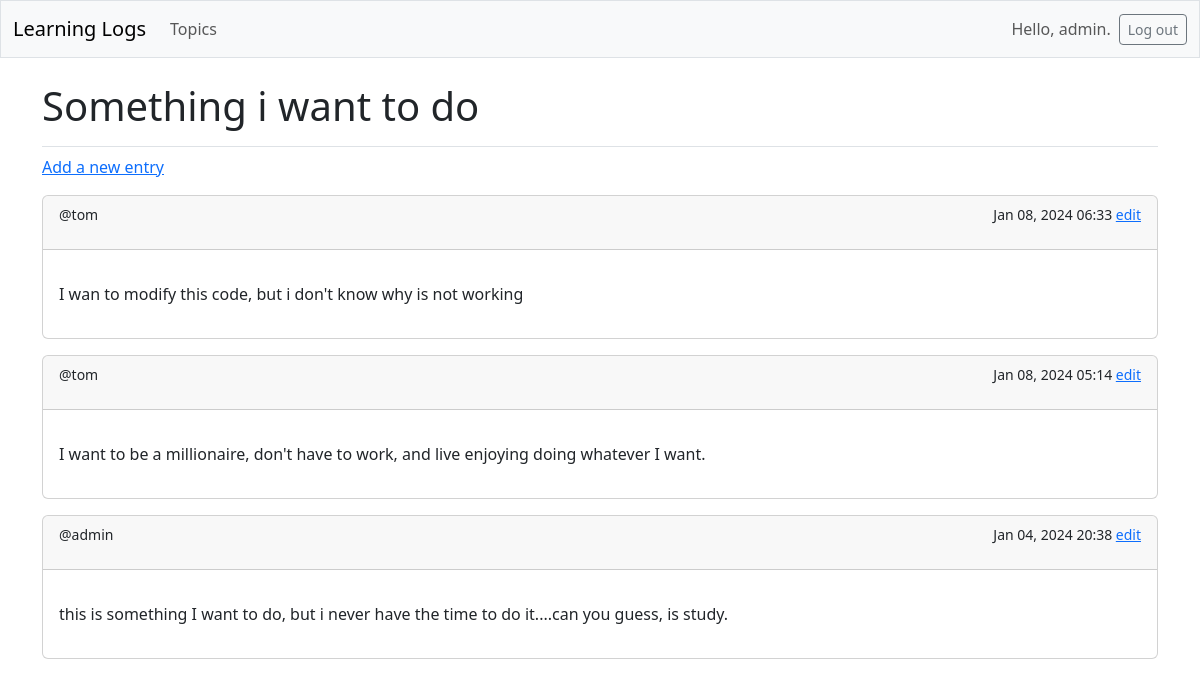
The page /topics/1/ (signed in) on the database its author committed.
### logs/models.py (models this page shows, shortened)
class Topic(models.Model):
    text = models.CharField(max_length=200, unique=True)
    date_added = models.DateTimeField(auto_now_add=True)

class Entry(models.Model):
    topic = models.ForeignKey(Topic, on_delete=models.CASCADE)
    text = models.TextField()
    date_added = models.DateTimeField(auto_now_add=True)
    owner = models.ForeignKey(User, on_delete=models.CASCADE)
    class Meta:
        verbose_name_plural = 'entries'

### logs/views.py (the view)
# urls.py: path('topics/<int:topic_id>/', views.topic, name='topic'),
@login_required
def topic(request, topic_id):
    topic = Topic.objects.get(id=topic_id)
    entries = topic.entry_set.order_by('-date_added')
    context = {'topic':topic, 'entries':entries}
    return render(request, 'logs/topic.html', context)

### logs/templates/logs/topic.html
{% extends 'logs/base.html' %} {% block page_header%}
<h1>{{topic.text}}</h1>
{% endblock page_header %} {% block content%}
<p><a href="{% url 'logs:new_entry' topic.id %}">Add a new entry</a></p>
{% for i in entries %}
<div class="card mb-3">
	<small class="card-header">
		<p style="display: inline">@{{i.owner}}</p>
		<p style="float: right; display: inline">
			{{i.date_added|date:'M d, Y H:i'}}
			<a href="{% url 'logs:edit_entry' i.id %}">edit</a>
		</p>
	</small>
	<div class="card-body">
		<p>{{ i.text|linebreaks}}</p>
	</div>
</div>
{% empty %}
<p>There are no entries for this topic yet</p>
{% endfor %} {% endblock content%}

### logs/templates/logs/base.html (shortened to what this page needs)
<!DOCTYPE html>
<html lang="en">
  <head>
    {% load django_bootstrap5 %} {% bootstrap_css %} {% bootstrap_javascript %}
  </head>
  <body>
    <nav class="navbar navbar-expand-md navbar-light bg-light mb-4 border">
      <div class="container-fluid">
        <a class="navbar-brand" href="{% url 'logs:index' %}">Learning Logs</a>
        <div class="collapse navbar-collapse" id="navbarCollapse">
          <ul class="navbar-nav me-auto mb-2 mb-md-0">
            <li class="nav-item">
              <a class="nav-link" href="{% url 'logs:topics' %}">Topics</a>
            </li>
          </ul>
          <ul class="navbar-nav ms-auto mb-2 mb-md-0">
            {% if user.is_authenticated %}
            <li class="nav-item">
              <span class="navbar-text me-2">Hello, {{user.username}}.</span>
            </li>
            {% endif %}
          </ul>
          {% if user.is_authenticated %}
          <form action="{% url 'accounts:logout' %}" method="post">
            <button name="submit" class="btn btn-outline-secondary btn-sm">
              Log out
            </button>
          </form>
          {% endif %}
        </div>
      </div>
    </nav>
    <main class="container">
      <div class="pb-2 mb-2 border-bottom">
        {% block page_header %}{% endblock page_header %}
      </div>
      <div>{% block content %}{% endblock content %}</div>
    </main>
  </body>
</html>

### rows shown on the page
Topic: text "Something i want to do"
Entry: owner "tom", date_added "Jan 08, 2024 06:33", text "I wan to modify this code, but i don't know why is not working"
Entry: owner "tom", date_added "Jan 08, 2024 05:14", text "I want to be a millionaire, don't have to work, and live enjoying doing whatever I want."
Entry: owner "admin", date_added "Jan 04, 2024 20:38", text "this is something I want to do, but i never have the time to do it....can you guess, is study."

### other values the page prints
{{ user.username }} "admin"
